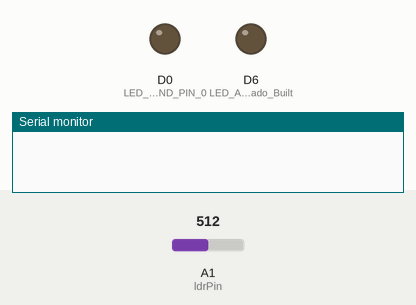
This sketch was run on a simulated Arduino MKR. Shown: output pins drawn as LEDs (lit = HIGH), the last lines printed to the serial monitor. Inputs (shaded band) come from the test bench; at power-on: A1 (ldrPin) = 512. WiFi joins after 1.5 s; servers stay silent unless stated; network time is answered at once with the bench clock; uploads are accepted with an empty reply; the local clock reads 2024-03-15 10:24:30 at power-on unless the sketch sets it.

Above: at 0.1 s.
At 2.7 s:
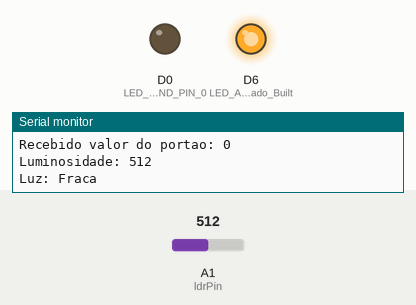
2.8 s: A1 (ldrPin) set to 306
Timing chart, 0 to 5.8 s (numbered marks = the images above; inputs shaded):
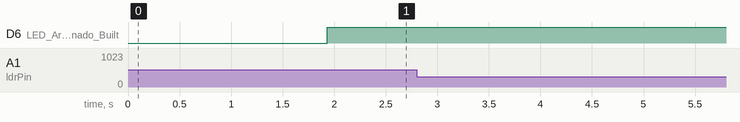

The sketch:

code_arduino.ino
```cpp
#include <WiFi101.h>
#include <ArduinoHttpClient.h>
#include <DHT.h>
#include <NTPClient.h>
#include <WiFiUdp.h>  // Pré-instalada com o Arduino IDE
#include <TimeLib.h>


const int ldrPin = A1;  // S=A1 Middle=VCC -=GND

WiFiUDP clienteUDP;
char NTP_SERVER[] = "0.pool.ntp.org"; //Servidor de NTP do IPLeiria: ntp.ipleiria.pt //Fora do IPLeiria servidor: 0.pool.ntp.org
NTPClient timeClient(clienteUDP, NTP_SERVER, 3600);

char SSID[] = "labs_lrsc";
char PASS_WIFI[] = "robot1cA!ESTG";
char URL[] = "10.79.12.2";
int PORTO = 80;

WiFiClient clienteWifi;
HttpClient clienteHTTP = HttpClient(clienteWifi, URL, PORTO);

// Funções
void post2API(String nome, int valor, String hora) {

  String URLPath = "/smart-warehouse/api/api.php";
  String contentType = "application/x-www-form-urlencoded";
  String enviaNome = nome;
  String enviaValor = String(valor);
  String enviaHora = hora;
  String body = "nome=" + enviaNome + "&valor=" + enviaValor + "&hora=" + enviaHora;

  clienteHTTP.post(URLPath, contentType, body);

  while (clienteHTTP.connected()) {
    if (clienteHTTP.available()) {
      int responseStatusCode = clienteHTTP.responseStatusCode();
      String responseBody = clienteHTTP.responseBody();
      Serial.println("Status Code: " + String(responseStatusCode) + " Resposta: " + responseBody);
    }
  }
}

void update_time(char *datahora) {
  timeClient.update();
  unsigned long epochTime = timeClient.getEpochTime();
  sprintf(datahora, "%02d-%02d-%02d %02d:%02d:%02d", year(epochTime), month(epochTime), day(epochTime), hour(epochTime), minute(epochTime), second(epochTime));
}

// Setup
void setup() {

  Serial.begin(115200);
  while (!Serial)
    ;

  WiFi.begin(SSID, PASS_WIFI);

  while (WiFi.status() != WL_CONNECTED) {
    Serial.println(".");
    delay(500);
  }

  Serial.print("IP Adress: ");
  Serial.println((IPAddress)WiFi.localIP());
  Serial.print("Subnet Mask: ");
  Serial.println((IPAddress)WiFi.subnetMask());
  Serial.print("Default Gateway: ");
  Serial.println((IPAddress)WiFi.gatewayIP());
  Serial.print("Received Signal Strength Indicator: ");
  Serial.println(WiFi.RSSI());

  pinMode(LED_BUILTIN, OUTPUT); // LED Ar Condicionado Builtin

  pinMode(0, OUTPUT); // LED Portao GND PIN 0

}

// Loop
void loop() {

  char datahora[20];
  update_time(datahora);
  Serial.print("Data Atual: ");
  Serial.println(datahora);

  // Temperatura e Ar Condicionado
  clienteHTTP.get("/smart-warehouse/api/api.php?nome=temperatura");
  int valor_temperatura;

  if (clienteHTTP.responseStatusCode() == 200) {
    valor_temperatura = clienteHTTP.responseBody().toInt();
    Serial.print("Recebido valor da temperatura: ");
    Serial.println(valor_temperatura);
  } else {
    Serial.println("Erro na leitura da temperatura.");
  }

  clienteHTTP.get("/smart-warehouse/api/api.php?nome=ac");
  int valor_ac;

  if (clienteHTTP.responseStatusCode() == 200) {
    valor_ac = clienteHTTP.responseBody().toInt();
    Serial.print("Recebido valor do ar condicionado: ");
    Serial.println(valor_ac);
  } else {
    Serial.println("Erro na leitura do ar condicionado.");
  }

  if ((valor_temperatura > 15 || valor_temperatura < 5) && valor_ac != 2 && valor_ac != 3) {
    digitalWrite(LED_BUILTIN, HIGH);
    valor_ac = 1;
    post2API("ac", valor_ac, datahora);
  }

  if (valor_ac == 2) {
    digitalWrite(LED_BUILTIN, LOW);
  }

  if (valor_ac == 3) {
    digitalWrite(LED_BUILTIN, HIGH);
  }

  // Portão
  clienteHTTP.get("/smart-warehouse/api/api.php?nome=portao");
  int valor_portao;

  if (clienteHTTP.responseStatusCode() == 200) {
    valor_portao = clienteHTTP.responseBody().toInt();
    Serial.print("Recebido valor do portao: ");
    Serial.println(valor_portao);
  } else {
    Serial.println("Erro na leitura do portao.");
  }

  if (valor_portao == 0) {
    digitalWrite(0, LOW);
  }

  if (valor_portao == 1) {
    digitalWrite(0, HIGH);
  }

  // LDR
  int luminosidade = analogRead(ldrPin);
  int luz = 0;
  char luzNatural[20];

  if (luminosidade >= 512) {
    luz = 0;
    strcpy(luzNatural, "Fraca");
  }

  if (luminosidade < 512) {
    luz = 1;
    strcpy(luzNatural, "Boa");
  }

  Serial.print("Luminosidade: ");
  Serial.println(luminosidade);

  Serial.print("Luz: ");
  Serial.println(luzNatural);

  post2API("luz", luz, datahora);

  // Tempo entre loops
  delay(500);
}
```
